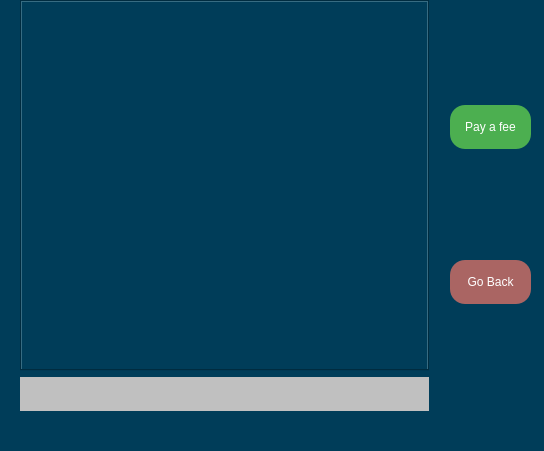
<?xml version="1.0" encoding="UTF-8"?>
<ui version="4.0">
 <class>UserManageWindow</class>
 <widget class="QMainWindow" name="UserManageWindow">
  <property name="geometry">
   <rect>
    <x>0</x>
    <y>0</y>
    <width>544</width>
    <height>451</height>
   </rect>
  </property>
  <property name="windowTitle">
   <string>MainWindow</string>
  </property>
  <property name="styleSheet">
   <string notr="true">background-color: rgb(0, 61, 89);</string>
  </property>
  <widget class="QWidget" name="centralwidget">
   <widget class="QWidget" name="layoutWidget">
    <property name="geometry">
     <rect>
      <x>20</x>
      <y>0</y>
      <width>511</width>
      <height>411</height>
     </rect>
    </property>
    <layout class="QHBoxLayout" name="horizontalLayout">
     <item>
      <layout class="QVBoxLayout" name="verticalLayout">
       <item>
        <widget class="QTabWidget" name="tab_widget">
         <property name="currentIndex">
          <number>-1</number>
         </property>
         <property name="tabsClosable">
          <bool>false</bool>
         </property>
        </widget>
       </item>
       <item>
        <widget class="QLabel" name="acc_id_label">
         <property name="font">
          <font>
           <pointsize>16</pointsize>
           <italic>false</italic>
           <bold>false</bold>
          </font>
         </property>
         <property name="styleSheet">
          <string notr="true">color: rgb(0, 0, 0);
font: 16pt &quot;Segoe UI&quot;;
border-color: rgb(0, 0, 0);
border-width:5px;
background-color: rgb(192, 192, 192);
padding-left:5px;
</string>
         </property>
         <property name="text">
          <string/>
         </property>
        </widget>
       </item>
      </layout>
     </item>
     <item>
      <layout class="QVBoxLayout" name="verticalLayout_2">
       <property name="sizeConstraint">
        <enum>QLayout::SetFixedSize</enum>
       </property>
       <property name="leftMargin">
        <number>15</number>
       </property>
       <item>
        <widget class="QPushButton" name="pay_buy">
         <property name="font">
          <font>
           <pointsize>-1</pointsize>
           <underline>false</underline>
           <strikeout>false</strikeout>
          </font>
         </property>
         <property name="cursor">
          <cursorShape>PointingHandCursor</cursorShape>
         </property>
         <property name="styleSheet">
          <string notr="true">QPushButton {
  font-size: 12px;
  text-align: center;
  text-decoration: none;
  outline: none;
  color: #fff;
  background-color: #4CAF50;
  border: none;
  border-radius: 15px;
padding:15px;
}
QPushButton:hover{
 background-color: rgb(85, 195, 89);
}</string>
         </property>
         <property name="text">
          <string>Pay a fee</string>
         </property>
        </widget>
       </item>
       <item>
        <widget class="QPushButton" name="back_but">
         <property name="font">
          <font>
           <pointsize>-1</pointsize>
           <underline>false</underline>
           <strikeout>false</strikeout>
          </font>
         </property>
         <property name="cursor">
          <cursorShape>PointingHandCursor</cursorShape>
         </property>
         <property name="styleSheet">
          <string notr="true">QPushButton {
  font-size: 12px;
  text-align: center;
  text-decoration: none;
  outline: none;
  color: #fff;
  background-color: rgb(170, 101, 99);
  border: none;
  border-radius: 15px;
padding: 15px;
}
QPushButton:hover{
 background-color: rgb(85, 195, 89);
}</string>
         </property>
         <property name="text">
          <string>Go Back</string>
         </property>
        </widget>
       </item>
      </layout>
     </item>
    </layout>
   </widget>
  </widget>
  <widget class="QMenuBar" name="menubar">
   <property name="geometry">
    <rect>
     <x>0</x>
     <y>0</y>
     <width>544</width>
     <height>17</height>
    </rect>
   </property>
  </widget>
  <widget class="QStatusBar" name="statusbar"/>
 </widget>
 <resources/>
 <connections/>
</ui>
